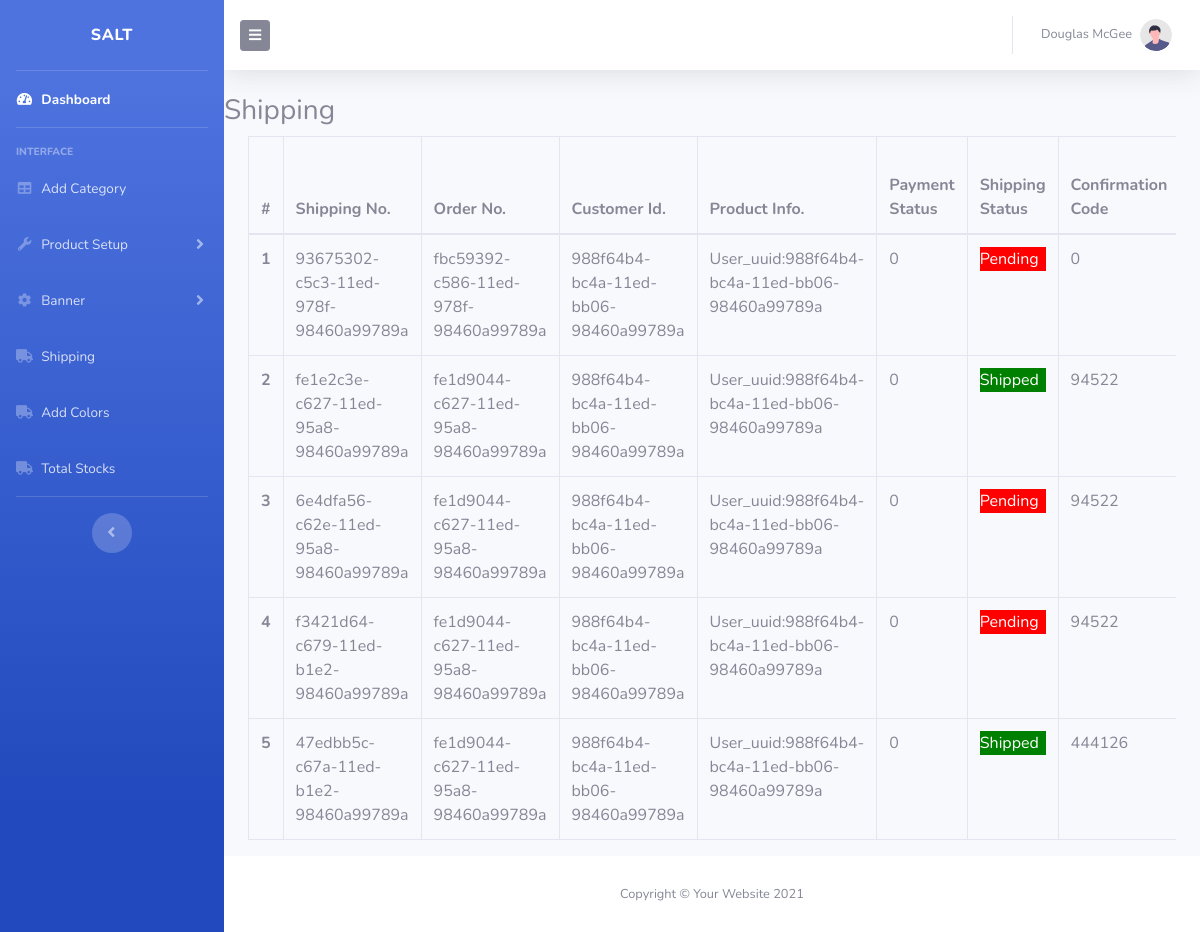
The app's page /show-shipping with its own data.
### tables this page shows
CREATE TABLE `tbl_shipping_orders` (
  `shipping_id` int(11) NOT NULL,
  `shipping_uuid` varchar(255) NOT NULL,
  `order_uuid` varchar(255) NOT NULL,
  `user_uuid` varchar(255) NOT NULL,
  `product_json` longtext NOT NULL CHECK (json_valid(`product_json`)),
  `payment_mode` varchar(10) NOT NULL,
  `payment_status` int(5) NOT NULL,
  `shipping_status` int(2) NOT NULL,
  `conformation_code` int(8) NOT NULL,
  `payment_id` varchar(255) NOT NULL,
  `shipping_address` varchar(255) NOT NULL,
  `user_email` varchar(255) NOT NULL,
  `reciver_phone_no` varchar(25) NOT NULL,
  `order_datetime` datetime(6) NOT NULL,
  `transpoter_name` varchar(25) NOT NULL,
  `status` int(1) NOT NULL DEFAULT 1
);

### application/controllers/Admin/Admin_Controller.php (called while the page is built, shortened)
<?php
class Admin_Controller extends CI_Controller {
	function __construct() {
		$this->load->helper('url');
        $this->load->model('Admin_model');
	}
	public function show_shipping()
	{
		$data['shipping_info'] = $this->Admin_model->showShippingInfo();
		$this->load->view('admin/header');
		$this->load->view('admin/side_nav');
		$this->load->view('admin/top_nav');
		$this->load->view('admin/show_shipping', $data);
		$this->load->view('admin/footer');
	}
}

### index.php (called while the page is built, shortened)
<?php
require_once BASEPATH.'core/CodeIgniter.php';

### application/models/Admin_model.php (called while the page is built, shortened)
<?php
 class Admin_Model extends CI_Model{
    public function showShippingInfo()
    {
        $query = "SELECT * FROM tbl_shipping_orders WHERE status='1'";
        $q = $this->db->query($query);
        if ($q->num_rows() > 0) {
            return $q->result_array();
        }
        else {
            return NULL;
        }
    }
}

### application/views/admin/show_shipping.php (the view, shortened to what this page needs)
<!DOCTYPE html>
<html lang="en">
<head>
</head>
<body>
    <h3>Shipping</h3>
    <div class="container-fluid">
    <div class="table-responsive">
    <table class="table table-bordered">
  <thead>
    <tr>
      <th scope="col">#</th>
      <th scope="col">Shipping No.</th>
      <th scope="col">Order No.</th>
      <th scope="col">Customer Id.</th>
      <th scope="col">Product Info.</th>
      <th scope="col">Payment Status</th>
      <th scope="col">Shipping Status</th>
      <th scope="col">Confirmation Code</th>
    </tr>
  </thead>
  <tbody>
    <?php
    if(isset($shipping_info)){
        foreach($shipping_info as $row):
            if($row['shipping_status'] == 0){
                $value = '<p style="background:red;color:white;">Pending</p>';
            }else{
                $value = '<p style="background:green;color:white;">Shipped</p>';
            }
           $array = json_decode($row['product_json'], true);
    ?>
    <tr>
      <th scope="row"><?= $row['shipping_id']; ?></th>
      <td><?= $row['shipping_uuid']; ?></td>
      <td><?= $row['order_uuid']; ?></td>
      <td><?= $row['user_uuid']; ?></td>
      <td><?= 'User_uuid:'.$array[0]['user_uuid']; ?></td>
      <td><?= $row['payment_status']; ?></td>
      <td><?= $value; ?></td>
      <td><?= $row['conformation_code']; ?></td>
    </tr>
    <?php
      endforeach;}
    ?>
  </tbody>
</table>
</div>
</div>
</body>
</html>

### records on screen
tbl_shipping_orders: shipping_id "1", shipping_uuid "93675302-c5c3-11ed-978f-98460a99789a", order_uuid "fbc59392-c586-11ed-978f-98460a99789a", user_uuid "988f64b4-bc4a-11ed-bb06-98460a99789a", payment_status "0", shipping_status "Pending", conformation_code "0"
tbl_shipping_orders: shipping_id "2", shipping_uuid "fe1e2c3e-c627-11ed-95a8-98460a99789a", order_uuid "fe1d9044-c627-11ed-95a8-98460a99789a", user_uuid "988f64b4-bc4a-11ed-bb06-98460a99789a", payment_status "0", shipping_status "Shipped", conformation_code "94522"
tbl_shipping_orders: shipping_id "3", shipping_uuid "6e4dfa56-c62e-11ed-95a8-98460a99789a", order_uuid "fe1d9044-c627-11ed-95a8-98460a99789a", user_uuid "988f64b4-bc4a-11ed-bb06-98460a99789a", payment_status "0", shipping_status "Pending", conformation_code "94522"
tbl_shipping_orders: shipping_id "4", shipping_uuid "f3421d64-c679-11ed-b1e2-98460a99789a", order_uuid "fe1d9044-c627-11ed-95a8-98460a99789a", user_uuid "988f64b4-bc4a-11ed-bb06-98460a99789a", payment_status "0", shipping_status "Pending", conformation_code "94522"
tbl_shipping_orders: shipping_id "5", shipping_uuid "47edbb5c-c67a-11ed-b1e2-98460a99789a", order_uuid "fe1d9044-c627-11ed-95a8-98460a99789a", user_uuid "988f64b4-bc4a-11ed-bb06-98460a99789a", payment_status "0", shipping_status "Shipped", conformation_code "444126"
